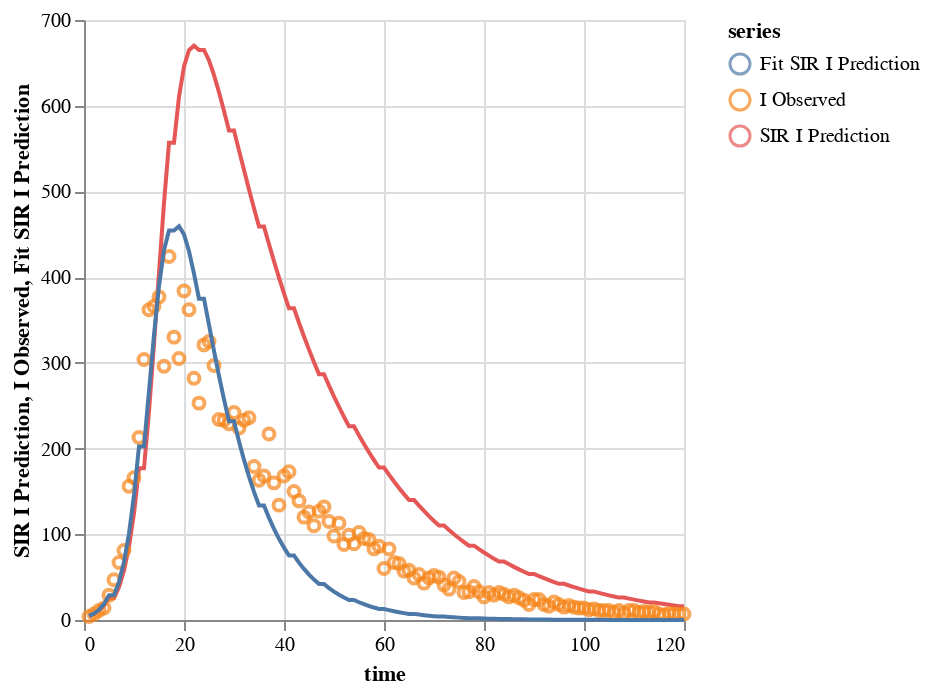

The notebook cell saved with this chart:
### Code cell
sir_fit_vals = simulate(sir_withFit at time(observed))
sir_fit_series = series(value(sir_fit_vals.I), "Fit SIR I Prediction", {{ style = "Lines" }})
plot("SIR vs observed", [sir_I_series, observed_I_series, sir_fit_series], time(observed), "time")

### Figure 1 — Vega-Lite specification as saved in the notebook (floating-point values rounded to 4 significant figures; data arrays with more than 128 entries replaced by an {"elided": "..."} marker saying what was removed)
{"$schema": "https://vega.github.io/schema/vega-lite/v4.json", "data": {"values": {"elided": "360 records"}}, "description": "", "layer": [{"encoding": {"color": {"field": "series", "type": "nominal"}, "x": {"field": "time", "type": "quantitative"}, "y": {"field": "SIR I Prediction", "type": "quantitative"}}, "mark": "line"}, {"encoding": {"color": {"field": "series", "type": "nominal"}, "x": {"field": "time", "type": "quantitative"}, "y": {"field": "I Observed", "type": "quantitative"}}, "mark": "point"}, {"encoding": {"color": {"field": "series", "type": "nominal"}, "x": {"field": "time", "type": "quantitative"}, "y": {"field": "Fit SIR I Prediction", "type": "quantitative"}}, "mark": "line"}]}
